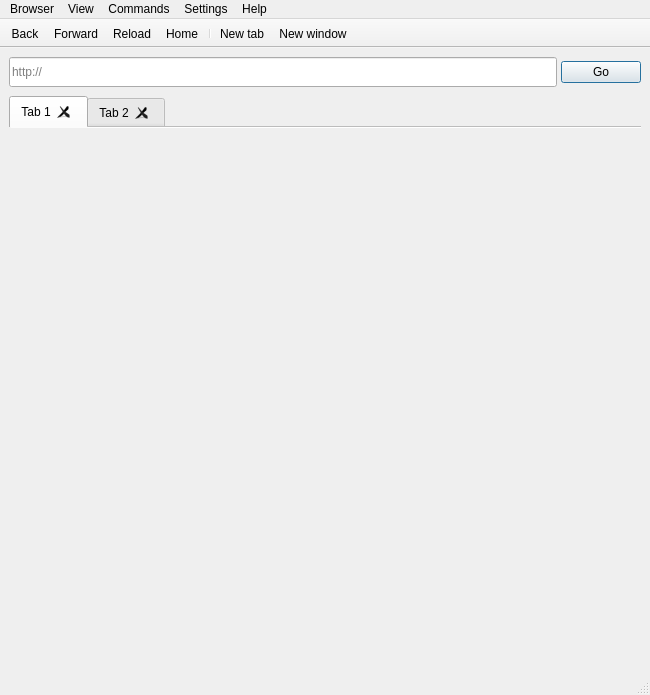
<?xml version="1.0" encoding="UTF-8"?>
<ui version="4.0">
 <class>MainWindow</class>
 <widget class="QMainWindow" name="MainWindow">
  <property name="windowModality">
   <enum>Qt::ApplicationModal</enum>
  </property>
  <property name="geometry">
   <rect>
    <x>0</x>
    <y>0</y>
    <width>650</width>
    <height>695</height>
   </rect>
  </property>
  <property name="minimumSize">
   <size>
    <width>650</width>
    <height>450</height>
   </size>
  </property>
  <property name="windowTitle">
   <string>Voce Browser</string>
  </property>
  <property name="documentMode">
   <bool>true</bool>
  </property>
  <property name="tabShape">
   <enum>QTabWidget::Rounded</enum>
  </property>
  <widget class="QWidget" name="centralwidget">
   <property name="enabled">
    <bool>true</bool>
   </property>
   <property name="layoutDirection">
    <enum>Qt::LeftToRight</enum>
   </property>
   <property name="autoFillBackground">
    <bool>true</bool>
   </property>
   <layout class="QVBoxLayout" name="verticalLayout_2">
    <item>
     <layout class="QVBoxLayout" name="verticalLayout">
      <property name="spacing">
       <number>4</number>
      </property>
      <property name="sizeConstraint">
       <enum>QLayout::SetDefaultConstraint</enum>
      </property>
      <item>
       <layout class="QHBoxLayout" name="horizontalLayout">
        <item>
         <widget class="QLineEdit" name="lineEdit">
          <property name="enabled">
           <bool>true</bool>
          </property>
          <property name="sizePolicy">
           <sizepolicy hsizetype="Expanding" vsizetype="Fixed">
            <horstretch>0</horstretch>
            <verstretch>0</verstretch>
           </sizepolicy>
          </property>
          <property name="minimumSize">
           <size>
            <width>50</width>
            <height>30</height>
           </size>
          </property>
          <property name="placeholderText">
           <string>http://</string>
          </property>
         </widget>
        </item>
        <item>
         <widget class="QPushButton" name="pushButton">
          <property name="sizePolicy">
           <sizepolicy hsizetype="Maximum" vsizetype="Maximum">
            <horstretch>0</horstretch>
            <verstretch>0</verstretch>
           </sizepolicy>
          </property>
          <property name="cursor">
           <cursorShape>PointingHandCursor</cursorShape>
          </property>
          <property name="text">
           <string>Go</string>
          </property>
          <property name="autoDefault">
           <bool>true</bool>
          </property>
          <property name="default">
           <bool>true</bool>
          </property>
          <property name="flat">
           <bool>false</bool>
          </property>
         </widget>
        </item>
       </layout>
      </item>
      <item>
       <spacer name="horizontalSpacer">
        <property name="orientation">
         <enum>Qt::Horizontal</enum>
        </property>
        <property name="sizeType">
         <enum>QSizePolicy::Minimum</enum>
        </property>
        <property name="sizeHint" stdset="0">
         <size>
          <width>5</width>
          <height>5</height>
         </size>
        </property>
       </spacer>
      </item>
      <item>
       <widget class="QTabWidget" name="tabWidget">
        <property name="tabPosition">
         <enum>QTabWidget::North</enum>
        </property>
        <property name="tabShape">
         <enum>QTabWidget::Rounded</enum>
        </property>
        <property name="currentIndex">
         <number>0</number>
        </property>
        <property name="elideMode">
         <enum>Qt::ElideNone</enum>
        </property>
        <property name="documentMode">
         <bool>true</bool>
        </property>
        <property name="tabsClosable">
         <bool>true</bool>
        </property>
        <property name="movable">
         <bool>true</bool>
        </property>
        <property name="tabBarAutoHide">
         <bool>false</bool>
        </property>
        <widget class="QWidget" name="tab">
         <attribute name="title">
          <string>Tab 1</string>
         </attribute>
        </widget>
        <widget class="QWidget" name="tab_2">
         <attribute name="title">
          <string>Tab 2</string>
         </attribute>
        </widget>
       </widget>
      </item>
     </layout>
    </item>
   </layout>
  </widget>
  <widget class="QStatusBar" name="statusbar"/>
  <widget class="QToolBar" name="navigationToolBar">
   <property name="minimumSize">
    <size>
     <width>0</width>
     <height>0</height>
    </size>
   </property>
   <property name="maximumSize">
    <size>
     <width>16777214</width>
     <height>16777215</height>
    </size>
   </property>
   <property name="windowTitle">
    <string>toolBar</string>
   </property>
   <property name="layoutDirection">
    <enum>Qt::LeftToRight</enum>
   </property>
   <property name="movable">
    <bool>false</bool>
   </property>
   <property name="allowedAreas">
    <set>Qt::NoToolBarArea</set>
   </property>
   <property name="floatable">
    <bool>false</bool>
   </property>
   <attribute name="toolBarArea">
    <enum>TopToolBarArea</enum>
   </attribute>
   <attribute name="toolBarBreak">
    <bool>false</bool>
   </attribute>
   <addaction name="actionBack"/>
   <addaction name="actionForward"/>
   <addaction name="actionReload"/>
   <addaction name="actionHome"/>
   <addaction name="separator"/>
   <addaction name="actionNew_tab"/>
   <addaction name="actionNew_window"/>
  </widget>
  <widget class="QMenuBar" name="menuBar">
   <property name="geometry">
    <rect>
     <x>0</x>
     <y>0</y>
     <width>650</width>
     <height>22</height>
    </rect>
   </property>
   <widget class="QMenu" name="menuFile">
    <property name="title">
     <string>Browser</string>
    </property>
    <addaction name="actionIncognito_window"/>
    <addaction name="actionHistory"/>
    <addaction name="actionDownloads"/>
    <addaction name="actionBookmarks"/>
    <addaction name="actionExit"/>
   </widget>
   <widget class="QMenu" name="menuSettings">
    <property name="title">
     <string>Settings</string>
    </property>
   </widget>
   <widget class="QMenu" name="menuView">
    <property name="title">
     <string>View</string>
    </property>
   </widget>
   <widget class="QMenu" name="menuHelp">
    <property name="title">
     <string>Help</string>
    </property>
    <addaction name="actionAbout_Voce"/>
    <addaction name="actionDocumentation"/>
    <addaction name="actionAbout_Plugins"/>
   </widget>
   <widget class="QMenu" name="menuCommands">
    <property name="title">
     <string>Commands</string>
    </property>
   </widget>
   <addaction name="menuFile"/>
   <addaction name="menuView"/>
   <addaction name="menuCommands"/>
   <addaction name="menuSettings"/>
   <addaction name="menuHelp"/>
  </widget>
  <action name="actionNew_Window">
   <property name="text">
    <string>New Window</string>
   </property>
  </action>
  <action name="actionBack">
   <property name="text">
    <string>Back</string>
   </property>
  </action>
  <action name="actionForward">
   <property name="text">
    <string>Forward</string>
   </property>
  </action>
  <action name="actionReload">
   <property name="text">
    <string>Reload</string>
   </property>
  </action>
  <action name="actionHome">
   <property name="text">
    <string>Home</string>
   </property>
  </action>
  <action name="actionNew_tab">
   <property name="text">
    <string>New tab</string>
   </property>
  </action>
  <action name="actionNew_window">
   <property name="text">
    <string>New window</string>
   </property>
  </action>
  <action name="actionIncognito_window">
   <property name="text">
    <string>Incognito Mode</string>
   </property>
  </action>
  <action name="actionHistory">
   <property name="text">
    <string>History</string>
   </property>
  </action>
  <action name="actionDownloads">
   <property name="text">
    <string>Downloads</string>
   </property>
  </action>
  <action name="actionBookmarks">
   <property name="text">
    <string>Bookmarks</string>
   </property>
  </action>
  <action name="actionAbout_Voce">
   <property name="text">
    <string>About Voce</string>
   </property>
  </action>
  <action name="actionDocumentation">
   <property name="text">
    <string>Documentation</string>
   </property>
  </action>
  <action name="actionAbout_Plugins">
   <property name="text">
    <string>About Plugins</string>
   </property>
  </action>
  <action name="actionExit">
   <property name="text">
    <string>Exit</string>
   </property>
  </action>
 </widget>
 <resources/>
 <connections/>
</ui>
